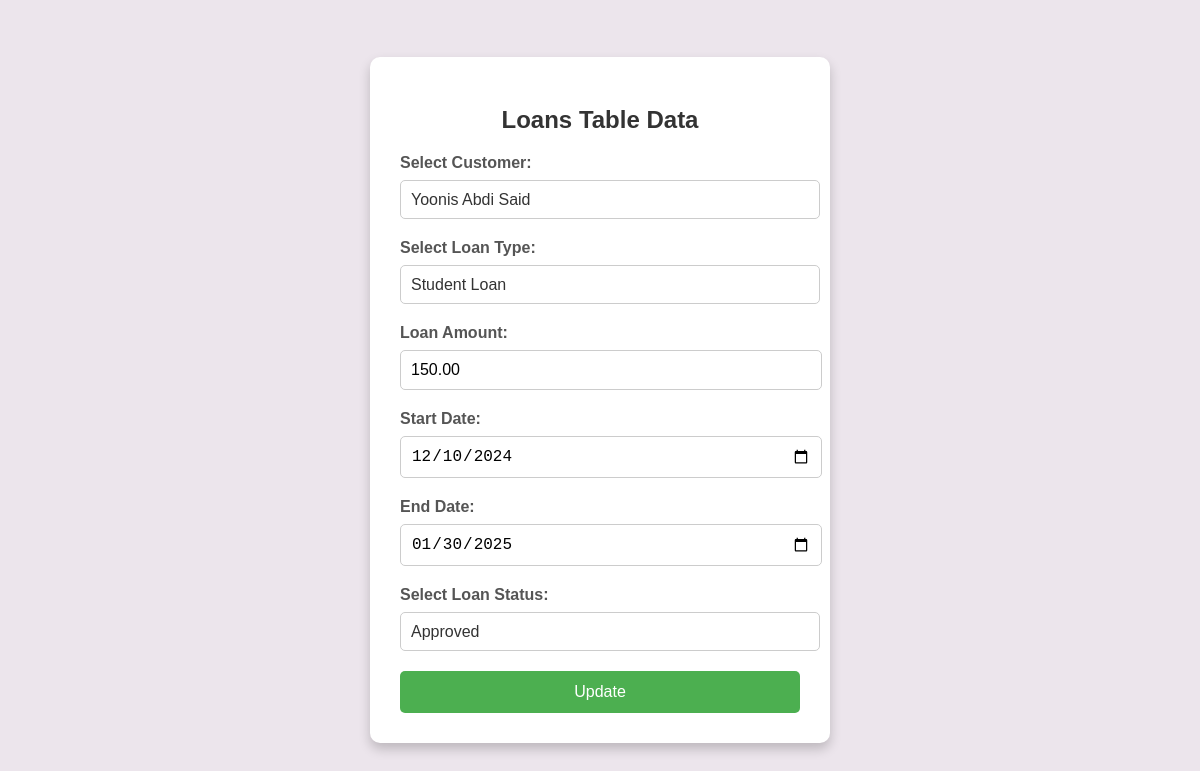
The app's page /loans/loans_update.php?update_id=4 with its own data.
### tables this page shows
CREATE TABLE `loans` (
  `LoanID` int(11) NOT NULL,
  `CustomerID` int(11) NOT NULL,
  `LoanType` varchar(50) NOT NULL,
  `LoanAmount` decimal(15,2) NOT NULL,
  `LoanStartDate` date NOT NULL,
  `LoanEndDate` date NOT NULL,
  `LoanStatus` varchar(20) DEFAULT 'Active'
);

### loans/loans_update.php (the view, shortened to what this page needs)
<?php
include('../includes/connection.php');
if(isset($_GET['update_id'])){
    $uid=$_GET['update_id'];
    $select_query="Select * from `loans` where LoanID=$uid";
    $result_query=mysqli_query($conn,$select_query);
    $row=mysqli_fetch_assoc($result_query);
    $customer=$row['CustomerID'];
    $type=$row['LoanType'];
    $amount=$row['LoanAmount'];
    $start=$row['LoanStartDate'];
    $date=$row['LoanEndDate'];
    $status=$row['LoanStatus'];
}
$sql = "SELECT CustomerID,FullName FROM customers";
$result = $conn->query($sql);
?>
<!DOCTYPE html>
<html lang="en">
  <head>
    <link rel="stylesheet" href="loans.css" />
  </head>
  <body>
    <div class="form_container">
      <form action='' method='post'>
        <h2>Loans Table Data</h2>
        <label for="customer">Select Customer:</label>
        <select id="customer" name="customer" required>
    <?php
    if ($result->num_rows > 0) {
        while ($row = $result->fetch_assoc()) {
            $selected = ($row['CustomerID'] == $customer) ? 'selected' : '';
            echo "<option value='" . $row['CustomerID'] . "' $selected>" . $row['FullName'] . "</option>";
        }
    } else {
        echo "<option value='' disabled>No Customers Available</option>";
    }
    ?>
</select>
            <label for="type">Select Loan Type:</label>
            <select id="type" name="type" required>
            <option value="Student Loan" <?php echo ($type == "Student Loan") ? "selected" : ""; ?>>Student Loan</option>
            </select>
            <label for="amount">Loan Amount:</label>
            <input type="text" id="amount" name="amount" value="<?php echo $amount ?>">
            <label for="start">Start Date:</label>
            <input type="date" id="start" name="start" value="<?php echo $start ?>">
            <label for="end">End Date:</label>
            <input type="date" id="end" name="end" value="<?php echo $date ?>">
            <label for="status">Select Loan Status:</label>
            <select id="status" name="status" required>
            <option value="Approved" <?php echo ($status == "Approved") ? "selected" : ""; ?> >Approved</option>
            </select>
          <button type="submit" class="submit_btn" name="update">Update</button>
      </form>
    </div>

### loans/loans.css (style rules this page uses)
body { font-family: Arial, sans-serif; margin: 0; padding: 0; background-color: rgb(236, 229, 236); display: flex; justify-content: center; align-items: center; height: 100vh; }
.form_container { background: #fff; padding: 30px; border-radius: 10px; box-shadow: 0 6px 12px rgba(0, 0, 0, 0.2); width: 400px; }
form { display: flex; flex-direction: column; }
h2 { text-align: center; margin-bottom: 20px; color: #333; font-size: 24px; }
label { margin-bottom: 8px; font-weight: bold; color: #555; }
input[type="text"], input[type="email"], input[type="date"] { width: 100%; padding: 10px; margin-bottom: 20px; border: 1px solid #ccc; border-radius: 5px; font-size: 16px; }
select { width: 105%; padding: 10px; margin-bottom: 20px; border: 1px solid #ccc; border-radius: 5px; font-size: 16px; background-color: #fff; color: #333; appearance: none; cursor: pointer; }
button { flex: 1; padding: 12px; border: none; border-radius: 5px; font-size: 16px; cursor: pointer; color: #fff; }
.submit_btn { background: #4caf50; }

### records on screen
loans: type "Student Loan", amount "150.00", start "12/10/2024", end "01/30/2025", status "Approved"

### other values on screen
form field customer "Yoonis Abdi Said"
